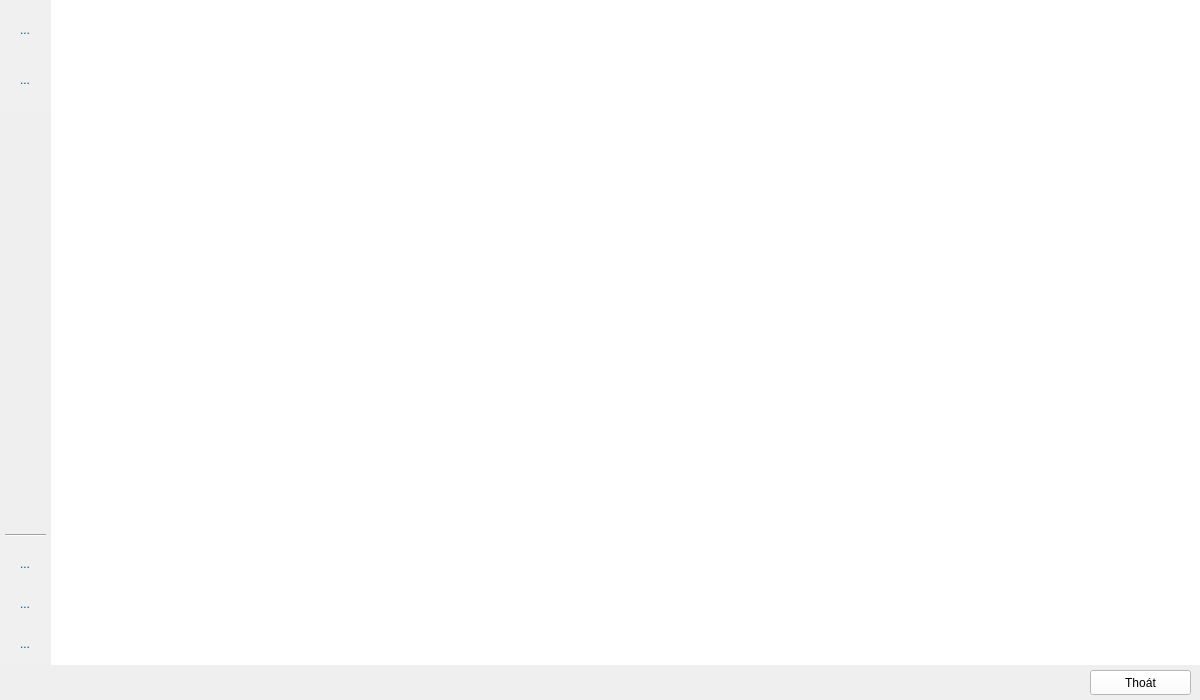
<?xml version="1.0" encoding="UTF-8"?>
<ui version="4.0">
 <class>FrmSensorDisplayChart</class>
 <widget class="QMainWindow" name="FrmSensorDisplayChart">
  <property name="geometry">
   <rect>
    <x>0</x>
    <y>0</y>
    <width>1200</width>
    <height>700</height>
   </rect>
  </property>
  <property name="minimumSize">
   <size>
    <width>1200</width>
    <height>700</height>
   </size>
  </property>
  <property name="maximumSize">
   <size>
    <width>1200</width>
    <height>700</height>
   </size>
  </property>
  <property name="windowTitle">
   <string>MainWindow</string>
  </property>
  <property name="styleSheet">
   <string notr="true"/>
  </property>
  <widget class="QWidget" name="centralwidget">
   <widget class="QGraphicsView" name="graphicsViewChart">
    <property name="geometry">
     <rect>
      <x>51</x>
      <y>0</y>
      <width>1151</width>
      <height>665</height>
     </rect>
    </property>
    <property name="styleSheet">
     <string notr="true">background-color: rgb(255, 255, 255);</string>
    </property>
    <property name="frameShape">
     <enum>QFrame::NoFrame</enum>
    </property>
    <property name="frameShadow">
     <enum>QFrame::Raised</enum>
    </property>
   </widget>
   <widget class="QFrame" name="frame_toolTrack">
    <property name="geometry">
     <rect>
      <x>0</x>
      <y>0</y>
      <width>51</width>
      <height>111</height>
     </rect>
    </property>
    <property name="styleSheet">
     <string notr="true">background-color: rgb(240, 240, 240);</string>
    </property>
    <property name="frameShape">
     <enum>QFrame::NoFrame</enum>
    </property>
    <property name="frameShadow">
     <enum>QFrame::Raised</enum>
    </property>
    <widget class="QToolButton" name="toolButton_toolCrosshair">
     <property name="geometry">
      <rect>
       <x>5</x>
       <y>10</y>
       <width>40</width>
       <height>40</height>
      </rect>
     </property>
     <property name="styleSheet">
      <string notr="true">QToolButton{
color: rgb(2, 87, 122);
background-color: rgb(240, 240, 240);
border: none;
border-style: outset;
border-width: 0px;
border-radius: 10px;
}
QToolButton:hover{
background-color: rgb(25, 149, 173);
color: rgb(255, 255, 255);
}</string>
     </property>
     <property name="text">
      <string>...</string>
     </property>
     <property name="icon">
      <iconset resource="../chart.qrc">
       <normaloff>:/icon/chart/iconChartCrosshair_Off.jpg</normaloff>
       <activeoff>:/icon/chart/iconChartCrosshair_On.jpg</activeoff>:/icon/chart/iconChartCrosshair_Off.jpg</iconset>
     </property>
     <property name="iconSize">
      <size>
       <width>30</width>
       <height>30</height>
      </size>
     </property>
     <property name="autoRaise">
      <bool>true</bool>
     </property>
    </widget>
    <widget class="QToolButton" name="toolButton_toolCallout">
     <property name="geometry">
      <rect>
       <x>5</x>
       <y>60</y>
       <width>40</width>
       <height>40</height>
      </rect>
     </property>
     <property name="styleSheet">
      <string notr="true">QToolButton{
color: rgb(2, 87, 122);
background-color: rgb(240, 240, 240);
border: none;
border-style: outset;
border-width: 0px;
border-radius: 10px;
}
QToolButton:hover{
background-color: rgb(25, 149, 173);
color: rgb(255, 255, 255);
}</string>
     </property>
     <property name="text">
      <string>...</string>
     </property>
     <property name="icon">
      <iconset resource="../chart.qrc">
       <normaloff>:/icon/chart/iconChartCallout_Off.jpg</normaloff>
       <activeoff>:/icon/chart/iconChartCallout_On.jpg</activeoff>:/icon/chart/iconChartCallout_Off.jpg</iconset>
     </property>
     <property name="iconSize">
      <size>
       <width>30</width>
       <height>30</height>
      </size>
     </property>
     <property name="autoRaise">
      <bool>true</bool>
     </property>
    </widget>
   </widget>
   <widget class="QFrame" name="frame_toolControl">
    <property name="geometry">
     <rect>
      <x>0</x>
      <y>534</y>
      <width>51</width>
      <height>131</height>
     </rect>
    </property>
    <property name="styleSheet">
     <string notr="true">background-color: rgb(240, 240, 240);</string>
    </property>
    <property name="frameShape">
     <enum>QFrame::NoFrame</enum>
    </property>
    <property name="frameShadow">
     <enum>QFrame::Raised</enum>
    </property>
    <widget class="QToolButton" name="toolButton_toolPause">
     <property name="geometry">
      <rect>
       <x>5</x>
       <y>50</y>
       <width>40</width>
       <height>40</height>
      </rect>
     </property>
     <property name="styleSheet">
      <string notr="true">QToolButton{
color: rgb(2, 87, 122);
background-color: rgb(240, 240, 240);
border: none;
border-style: outset;
border-width: 0px;
border-radius: 10px;
}
QToolButton:hover{
background-color: rgb(25, 149, 173);
color: rgb(255, 255, 255);
}</string>
     </property>
     <property name="text">
      <string>...</string>
     </property>
     <property name="icon">
      <iconset resource="../chart.qrc">
       <normaloff>:/icon/chart/iconChartPause_Off.jpg</normaloff>
       <activeoff>:/icon/chart/iconChartPause_On.jpg</activeoff>:/icon/chart/iconChartPause_Off.jpg</iconset>
     </property>
     <property name="iconSize">
      <size>
       <width>30</width>
       <height>30</height>
      </size>
     </property>
     <property name="autoRaise">
      <bool>true</bool>
     </property>
    </widget>
    <widget class="QToolButton" name="toolButton_toolClear">
     <property name="geometry">
      <rect>
       <x>5</x>
       <y>90</y>
       <width>40</width>
       <height>40</height>
      </rect>
     </property>
     <property name="styleSheet">
      <string notr="true">QToolButton{
color: rgb(2, 87, 122);
background-color: rgb(240, 240, 240);
border: none;
border-style: outset;
border-width: 0px;
border-radius: 10px;
}
QToolButton:hover{
background-color: rgb(25, 149, 173);
color: rgb(255, 255, 255);
}</string>
     </property>
     <property name="text">
      <string>...</string>
     </property>
     <property name="icon">
      <iconset resource="../chart.qrc">
       <normaloff>:/icon/chart/iconChartClear_Off.jpg</normaloff>
       <activeoff>:/icon/chart/iconChartClear_On.jpg</activeoff>:/icon/chart/iconChartClear_Off.jpg</iconset>
     </property>
     <property name="iconSize">
      <size>
       <width>30</width>
       <height>30</height>
      </size>
     </property>
     <property name="autoRaise">
      <bool>true</bool>
     </property>
    </widget>
    <widget class="Line" name="line_4">
     <property name="geometry">
      <rect>
       <x>5</x>
       <y>-7</y>
       <width>41</width>
       <height>16</height>
      </rect>
     </property>
     <property name="orientation">
      <enum>Qt::Horizontal</enum>
     </property>
    </widget>
    <widget class="QToolButton" name="toolButton_toolPlay">
     <property name="geometry">
      <rect>
       <x>5</x>
       <y>10</y>
       <width>40</width>
       <height>40</height>
      </rect>
     </property>
     <property name="styleSheet">
      <string notr="true">QToolButton{
color: rgb(2, 87, 122);
background-color: rgb(240, 240, 240);
border: none;
border-style: outset;
border-width: 0px;
border-radius: 10px;
}
QToolButton:hover{
background-color: rgb(25, 149, 173);
color: rgb(255, 255, 255);
}</string>
     </property>
     <property name="text">
      <string>...</string>
     </property>
     <property name="icon">
      <iconset resource="../chart.qrc">
       <normaloff>:/icon/chart/iconChartPlay_Off.jpg</normaloff>
       <activeoff>:/icon/chart/iconChartPlay_On.jpg</activeoff>:/icon/chart/iconChartPlay_Off.jpg</iconset>
     </property>
     <property name="iconSize">
      <size>
       <width>30</width>
       <height>30</height>
      </size>
     </property>
     <property name="autoRaise">
      <bool>true</bool>
     </property>
    </widget>
   </widget>
   <widget class="QPushButton" name="pushButton_cancel">
    <property name="geometry">
     <rect>
      <x>1090</x>
      <y>670</y>
      <width>101</width>
      <height>25</height>
     </rect>
    </property>
    <property name="styleSheet">
     <string notr="true">background-color: rgb(255, 255, 255);</string>
    </property>
    <property name="text">
     <string>Thoát</string>
    </property>
   </widget>
  </widget>
 </widget>
 <tabstops>
  <tabstop>toolButton_toolCrosshair</tabstop>
  <tabstop>toolButton_toolCallout</tabstop>
  <tabstop>toolButton_toolPlay</tabstop>
  <tabstop>toolButton_toolPause</tabstop>
  <tabstop>toolButton_toolClear</tabstop>
  <tabstop>graphicsViewChart</tabstop>
 </tabstops>
 <resources>
  <include location="../chart.qrc"/>
 </resources>
 <connections/>
</ui>
